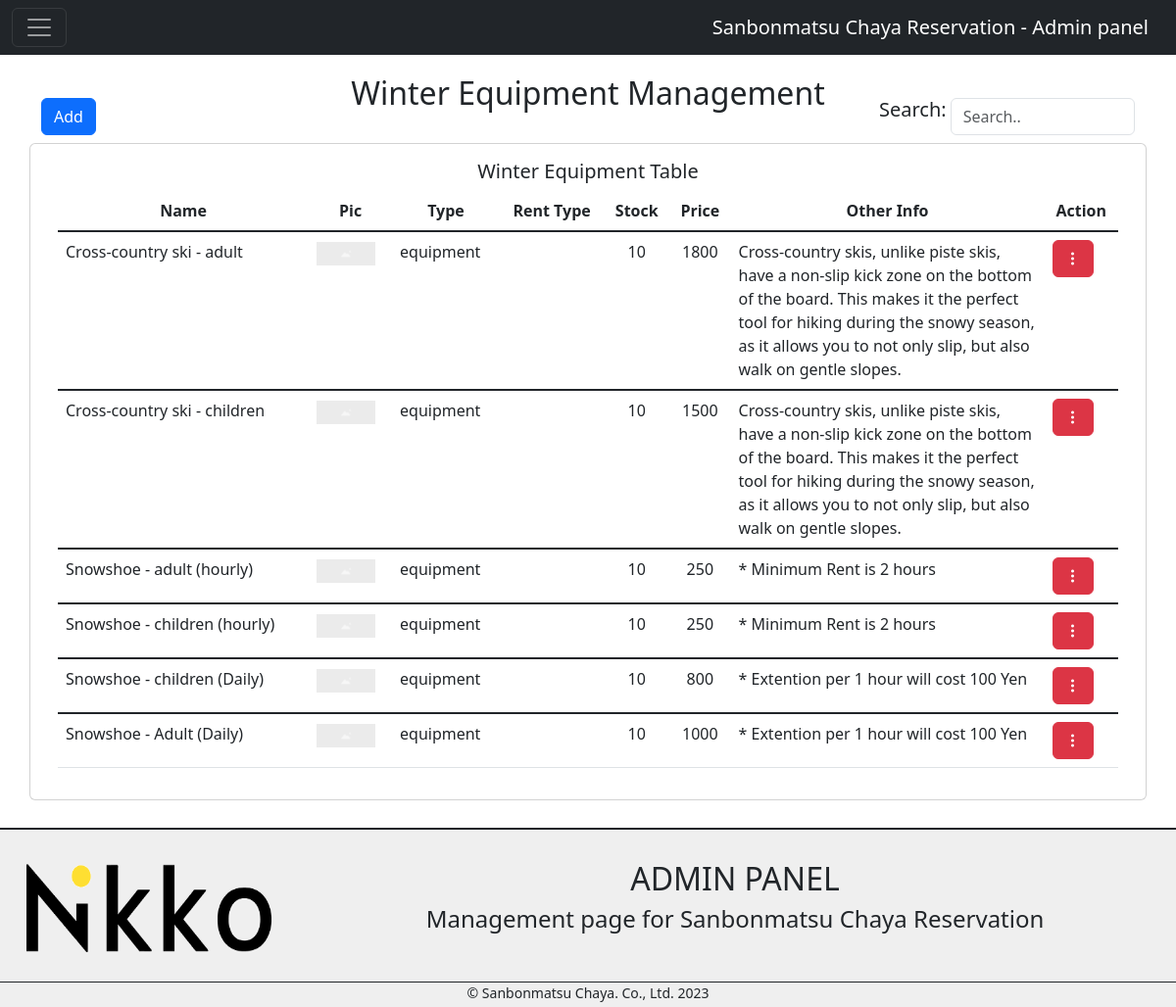
Screenshot of /admin/winterequipment.php (signed in) with the database file from the repository.
### tables this page shows
CREATE TABLE `item` (
  `item_id` int(11) NOT NULL,
  `item_name` varchar(255) NOT NULL,
  `item_img` varchar(255) DEFAULT 'images/default.jpg',
  `item_stock` int(11) NOT NULL,
  `category` varchar(30) NOT NULL,
  `subcategory` varchar(30) NOT NULL,
  `item_price` float NOT NULL,
  `additional_info` varchar(500) DEFAULT NULL,
  `item_note` varchar(500) NOT NULL
);

### admin/inc/db_config.php (called while the page is built, shortened)
<?php
class getDB
{
        public $tableitem;
        public $con;
    public function __construct(
        $dbname = "sanbonmatsu_reservation",
        $tableitem = "item",
        $tableadmin = "admin_table",
        $tablecart = "item_cart",
        $tablereservation = "reservation",
        $tablemail = "email_details",
        $servername = "localhost",
        $username = "root",
        $password = "",
    )
    {
      $this->tableitem = $tableitem;
        $this->con = mysqli_connect($servername, $username, $password);
        $sql = "CREATE DATABASE IF NOT EXISTS $dbname";
        if(mysqli_query($this->con, $sql)){
            $this->con = mysqli_connect($servername, $username, $password, $dbname);
        }
    }
    public function getWinterEquipmentTable(){
      $sql = "SELECT * FROM $this->tableitem WHERE category = 'Winter Activity Equipment'";
      $result = mysqli_query($this->con, $sql);
      if(mysqli_num_rows($result) > 0){
        return $result;
      }
    }
} ?>

### admin/inc/admin_component.php (the view, shortened to what this page needs)
<?php
function componentDataWinterEquipment($item_name, $item_img, $subcategory,$rent_type, $item_stock, $item_price, $additional_info, $item_id){
    $element = "
    <tbody class=\"table-group-divider\">
    <tr class=\"table-default\">
        <td>$item_name</td>
        <td><img src=\"$item_img\" style=\"max-width:60px; max-height:60px;\" alt=\"E-bike image\"></td>
        <td>$subcategory</td>
        <td>$rent_type</td>
        <td class=\"table-default text-center\">$item_stock</td>
        <td class=\"table-default text-center\">$item_price</td>
        <td>$additional_info</td>
        <td>
        <div class=\"btn-group\">
            <button type=\"button\" class=\"btn btn-danger rounded\"
                data-bs-toggle=\"dropdown\" aria-expanded=\"false\">
                <i class=\"bi bi-three-dots-vertical\"></i>
            </button>
            <ul class=\"dropdown-menu\">
                <li><a class=\"dropdown-item\" href=\"edit/edititemWinter.php? updateid='$item_id'\"><i class=\"bi bi-pencil\"></i> Edit</a>
                </li>
                <li><a class=\"dropdown-item\" href=\"remove/removeitemWinter.php? deleteid='$item_id'\"><i class=\"bi bi-trash3\"></i>
                        Remove</a></li>
            </ul>
        </div>
    </td>
    </tr>
</tbody>
    ";
    echo $element;
}
?>

### admin/winterequipment.php (shortened to what this page needs)
<?php
if (isset($_SESSION['id']) && isset($_SESSION['user_name'])) {
 ?>
<?php include 'inc/db_config.php' ?>
<?php include 'inc/admin_component.php' ?>
<?php
 $database = new getDB("sanbonmatsu_reservation", "item");
?>
<!DOCTYPE html>
<html>
<head>
    <link rel="stylesheet" href="https://cdn.jsdelivr.net/npm/bootstrap-icons@1.10.3/font/bootstrap-icons.css">
    <link href="https://cdn.jsdelivr.net/npm/bootstrap@5.3.0-alpha1/dist/css/bootstrap.min.css" rel="stylesheet"
>
    <link href="https://cdn.jsdelivr.net/npm/bootstrap@5.3.0-alpha1/dist/css/bootstrap.min.css" rel="stylesheet"
>
</head>
<body>
    <div class="row">
        <div class="col mb-1">
            <nav class="navbar navbar-dark bg-dark fixed-top">
                <div class="container-fluid">
                    <button class="navbar-toggler" type="button" data-bs-toggle="offcanvas"
                        data-bs-target="#offcanvasNavbar" aria-controls="offcanvasNavbar">
                        <span class="navbar-toggler-icon"></span>
                    </button>
                    <a class="navbar-brand" href="#">Sanbonmatsu Chaya Reservation - Admin panel</a>
                </div>
            </nav>
        </div>
    </div>
    <div class="container mt-5 text-center">
        <div class="row d-flex">
            <div class="col-3 mt-5 d-flex mt-5 mb-1">
                <button type="button" class="btn btn-primary" data-bs-toggle="modal"
                    data-bs-target="#modalAdd">Add</button>
            </div>
            <div class="col-6 mt-4">
                <h2>Winter Equipment Management</h2>
            </div>
            <div class="col-3 mt-5 d-flex">
                <h5 style="bottom:4px;">Search:</i></h5>
                <input name="search" type="text" class="form-control ms-1 mb-1" id="search"
                    style="max-height:40px; bottom:5px;" placeholder="Search.." aria-describedby="searchHelp">
            </div>
        </div>
        <div class="row mb-4">
            <div class="card card_data mt-1 mb-1 " style="width:100%; min-height:440px">
                <div class="card-body">
                    <h5 class="card-title">Winter Equipment Table</h5>
                    <table class="table mb-3 text-start">
                        <thead>
                            <tr class="table text-center">
                                <th scope="col">Name</th>
                                <th scope="col">Pic</th>
                                <th scope="col">Type</th>
                                <th scope="col">Rent Type</th>
                                <th scope="col">Stock</th>
                                <th scope="col">Price</th>
                                <th scope="col" style="width:320px">Other Info</th>
                                <th scope="col">Action</th>
                            </tr>
                        </thead>
                        <?php
                            $result = $database->getWinterEquipmentTable();
                            while ($row = mysqli_fetch_assoc($result)){
                                componentDataWinterEquipment($row['item_name'],$row['item_img'], $row['subcategory'], $row['rent_type'], $row['item_stock'],$row['item_price'], $row['additional_info'], $row['item_id']);
                            }
                            ?>
                    </table>
                </div>
            </div>
        </div>
    </div>
    <?php include 'inc/footer.php'?>
    <?php include 'inc/footer.php'?>
</body>
</html>
<?php
}else{
     header("Location: index.php");
     exit();
}
 ?>

### admin/inc/footer.php (shortened to what this page needs)
<section class="footer" id="footer">
    <div class="col-xl container-footer">
        <div class="row mx-auto">
            <div class="company-socials col-lg-4 d-block justify-content-center">
                <a href="dashboard.php"><img class="logo-footer logo_light" src="images\Logo.png"
                        alt="logo footer" /></a>
            </div>
            <div class="text-center mt-3 col-7">
                <h2>ADMIN PANEL</h2>
                <h4>Management page for Sanbonmatsu Chaya Reservation</h4>
            </div>
        </div>
    </div>
    <div class="container-copyright">
        <div class="row mt-0">
            <div class="col copyright align-self-center mt-0">
                <p class="cright mb-1">© Sanbonmatsu Chaya. Co., Ltd. 2023</p>
            </div>
        </div>
    </div>

### admin/inc/footer.php (style rules this page uses)
.footer { background-color: #efefef; transition: background-color 0.2s ease-in; margin-top: 2px; bottom: 0; }
.logo-footer { width: 250px; height: 90px; margin-top: 20px; margin-bottom: 30px; margin-left: 15px; }
.container-copyright { margin-left: auto; margin-right: auto; font-size: 17px; text-align: center; padding-left: 1rem; padding-right: 1rem; }
.container-footer { padding-top: 15px; border-top: solid 2px; border-bottom: solid 1px; }
.cright { font-size: 14px; }

### admin/winterequipment.php (style rules this page uses)
html { overflow-x: hidden; }

### rows the page displays
item: item_name "Cross-country ski - adult", item_img (placeholder picture), subcategory "equipment", item_stock "10", item_price "1800", additional_info "Cross-country skis, unlike piste skis, have a non-slip kick zone on the bottom of the board. This makes it the perfect tool for hiking during the snowy season, as it allows you to not only slip, but also walk on gentle slopes."
item: item_name "Cross-country ski - children", item_img (placeholder picture), subcategory "equipment", item_stock "10", item_price "1500", additional_info "Cross-country skis, unlike piste skis, have a non-slip kick zone on the bottom of the board. This makes it the perfect tool for hiking during the snowy season, as it allows you to not only slip, but also walk on gentle slopes."
item: item_name "Snowshoe - adult (hourly)", item_img (placeholder picture), subcategory "equipment", item_stock "10", item_price "250", additional_info "* Minimum Rent is 2 hours"
item: item_name "Snowshoe - children (hourly)", item_img (placeholder picture), subcategory "equipment", item_stock "10", item_price "250", additional_info "* Minimum Rent is 2 hours"
item: item_name "Snowshoe - children (Daily)", item_img (placeholder picture), subcategory "equipment", item_stock "10", item_price "800", additional_info "* Extention per 1 hour will cost 100 Yen"
item: item_name "Snowshoe - Adult (Daily)", item_img (placeholder picture), subcategory "equipment", item_stock "10", item_price "1000", additional_info "* Extention per 1 hour will cost 100 Yen"
